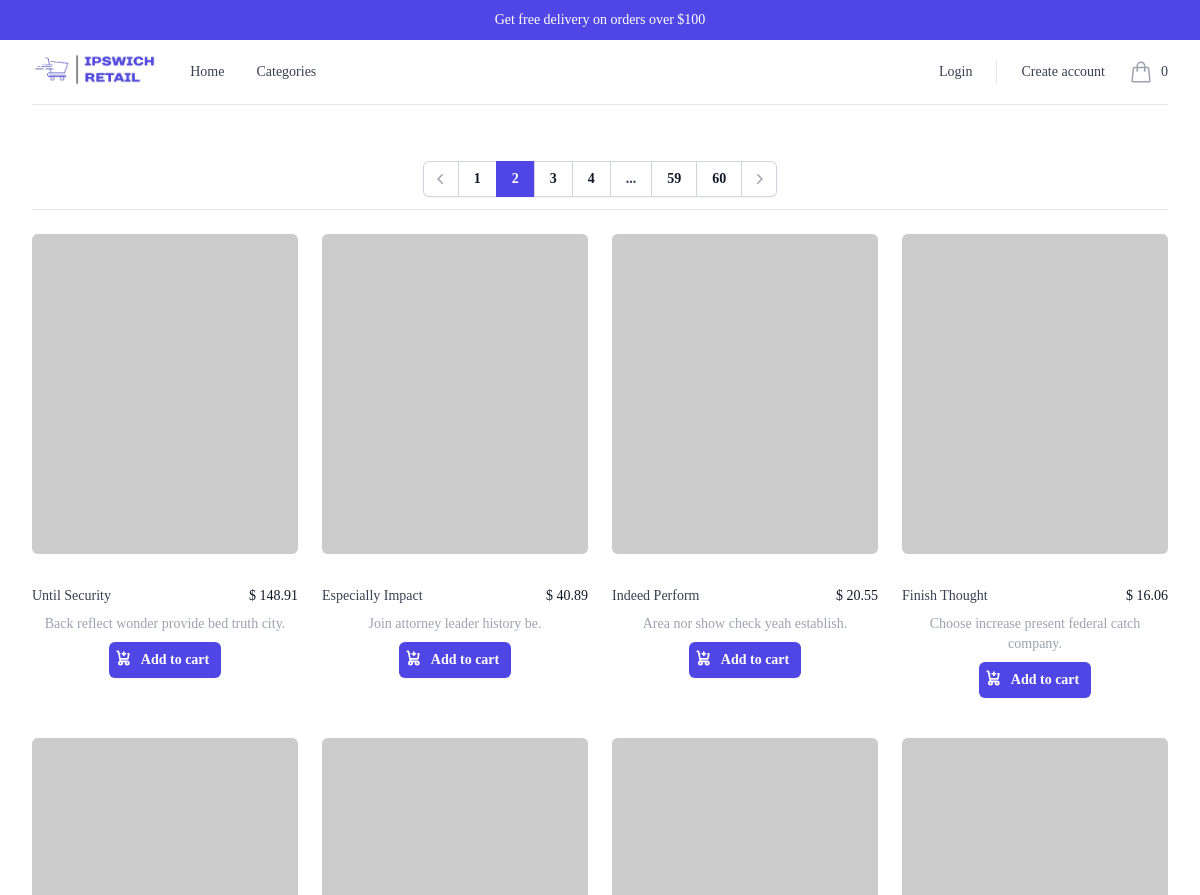
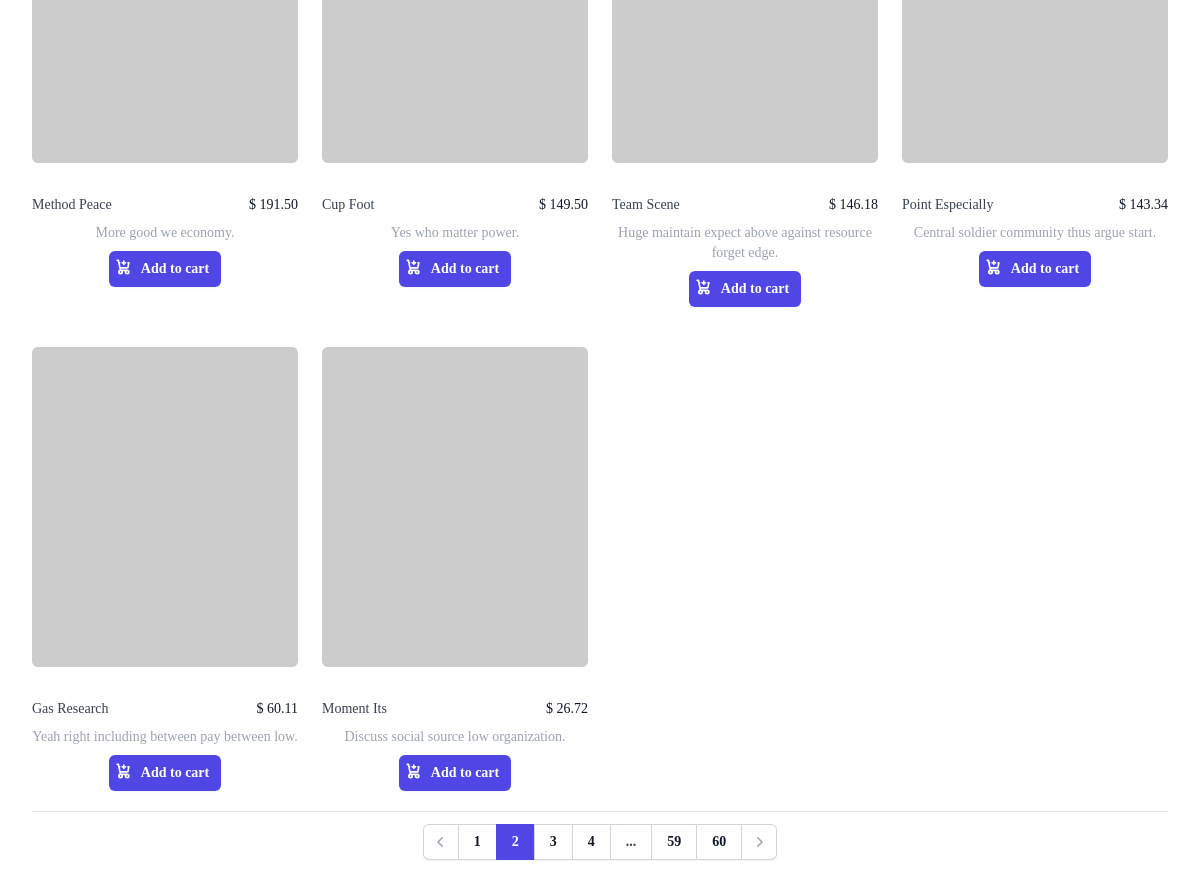
Screenshot of /?page=2 with the database file from the repository (2 pictures, top to bottom).
### shop/models.py (models this page shows, shortened)
class Product(models.Model):
    name = models.CharField(max_length=100)
    description = models.TextField()
    price = models.DecimalField(max_digits=10, decimal_places=2)
    image = models.ImageField(upload_to='products/')
    category = models.ForeignKey(Category, on_delete=models.SET_NULL, null=True, blank=True)
    stock = models.PositiveIntegerField(default=0)

### shop/views.py (the view)
# urls.py: path('', views.product_list, name='product_list'),
def product_list(request):
    products = Product.objects.all().order_by('id')
    paginator = Paginator(products, 10)
    page_number = request.GET.get('page')
    page_obj = paginator.get_page(page_number)
    return render(request, 'shop/product_list.html', {
        'page_obj': page_obj,
        'paginator': paginator,
    })

### shop/context_processors.py (called while the page is built)
def cart_total_items(request):
    total_items = 0
    if request.user.is_authenticated:
        cart = Cart.objects.filter(user=request.user).first()
        if cart:
            total_items = sum([item.quantity for item in cart.cartitem_set.all()])
    else:
        cart = request.session.get('cart', {})
        total_items = sum(item['quantity'] for item in cart.values())
    return {'total_items_in_cart': total_items}

### theme/templates/shop/product_list.html (shortened to what this page needs)
{% extends '../base.html' %}
{% block content %}
    <div class="mx-auto max-w-2xl px-4 py-4 sm:px-6 sm:py-6 lg:max-w-7xl lg:px-8">
      {% include '../components/paginations/top-pagination.html' %}
      {% include '../components/products/products.html' %}
      {% include '../components/paginations/bottom-pagination.html' %}
    </div>
{%  endblock %}

### theme/templates/components/products/products.html (shortened to what this page needs)
<div class="mt-6 grid grid-cols-1 gap-x-6 gap-y-10 sm:grid-cols-2 lg:grid-cols-4 xl:gap-x-8">
  {% for product in page_obj %}
    <div class="group relative">
      <div class="aspect-h-1 aspect-w-1 w-full overflow-hidden rounded-md bg-gray-200 lg:aspect-none group-hover:opacity-75 lg:h-80">
        <a href="{% url 'product_detail' product.id %}">
          <img src="{{ product.image }}" alt="{{ product.name }}" class="size-full object-cover object-center lg:size-full" />
        </a>
      </div>
      <div class="mt-4 flex justify-center flex-col w-full items-center gap-2">
        <div class="mt-4 flex justify-between min-w-full">
          <div>
            <h3 class="text-sm text-gray-700">
              <a href="{% url 'product_detail' product.id %}">
                <span aria-hidden="true" class="absolute inset-0"></span>
                {{ product.name }}
              </a>
            </h3>
          </div>
          <div>
            <p class="text-sm font-medium text-gray-900">
              $ {{ product.price }}
            </p>
          </div>
        </div>
        <p class="text-sm font-medium text-gray-400 text-center">
          {{ product.description }}
        </p>
        <form action="{% url 'add_to_cart' product.id %}" method="post">
          <div class="z-100 relative bottom-0">
            <button
              type="submit"
              class="flex w-full justify-center rounded-md bg-indigo-600 px-3 py-1.5 text-sm/6 font-semibold text-white shadow-sm hover:bg-indigo-500 focus-visible:outline focus-visible:outline-2 focus-visible:outline-offset-2 focus-visible:outline-indigo-600"
              >
              Add to cart
            </button>
          </div>
        </form>
      </div>
    </div>
  {% endfor %}
</div>

### rows the page displays
Product: name "Until Security", price "148.91", description "Back reflect wonder provide bed truth city."
Product: name "Especially Impact", price "40.89", description "Join attorney leader history be."
Product: name "Indeed Perform", price "20.55", description "Area nor show check yeah establish."
Product: name "Finish Thought", price "16.06", description "Choose increase present federal catch company."
Product: name "Method Peace", price "191.50", description "More good we economy."
Product: name "Cup Foot", price "149.50", description "Yes who matter power."
Product: name "Team Scene", price "146.18", description "Huge maintain expect above against resource forget edge."
Product: name "Point Especially", price "143.34", description "Central soldier community thus argue start."
Product: name "Gas Research", price "60.11", description "Yeah right including between pay between low."
Product: name "Moment Its", price "26.72", description "Discuss social source low organization."

### other values shown
{{ total_items_in_cart }} "0"
{{ page_num }} "1" "2" "3"
{{ page_num }} "4"
{{ page_num }} "59" "60"
